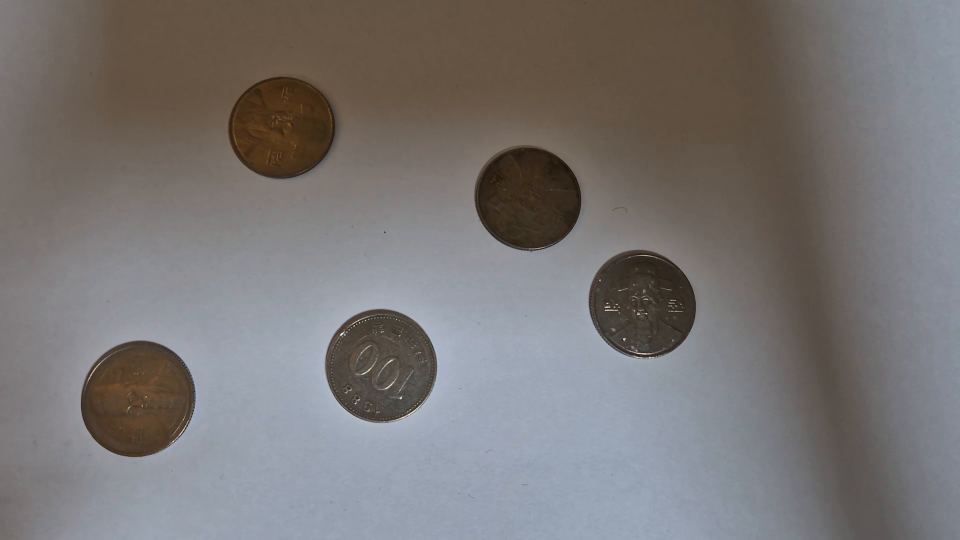
#> input picture frame 9 of coin.mp4, 1920 x 1080 px (shown at 1/2 size)
$ jupyter execute Homework4.ipynb
#> lines starting #> are read from the running program, lines starting #| are printed output that depends on the picture; after the words box and inside, x2 and y2 are one past the last pixel; in counts of white or black regions, pixels touching at a corner belong together
#### Homework4

[cell 1]
import numpy as np

import cv2

[cell 2]
def run_main():
    cap = cv2.VideoCapture("coin.mp4")
    cap.set(cv2.CAP_PROP_FRAME_WIDTH, 1920)
    cap.set(cv2.CAP_PROP_FRAME_HEIGHT, 1080)
    while(True):
        ret, frame = cap.read()
#> frame is the input picture: shape (1080, 1920, 3); mean B, G, R 116.5, 117.2, 120.7
        roi = frame[0:1080, 0:1920]
        gray = cv2.cvtColor(roi, cv2.COLOR_BGR2GRAY)
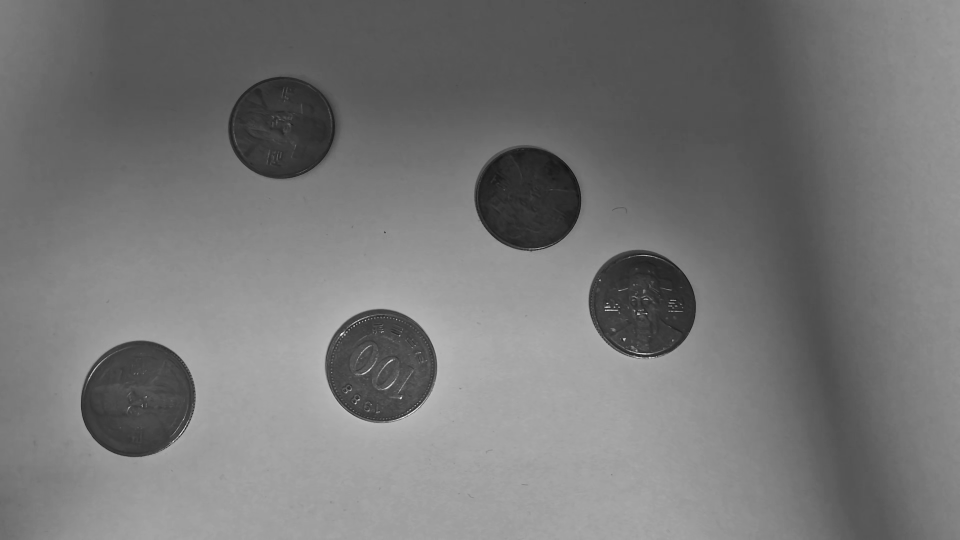
#> gray: shape (1080, 1920) (shown at 1/2 size); min 12, max 253, mean 118.2
        gray_blur = cv2.GaussianBlur(gray, (15, 15), 0)
        thresh = cv2.adaptiveThreshold(gray_blur, 255, cv2.ADAPTIVE_THRESH_GAUSSIAN_C,
                                       cv2.THRESH_BINARY_INV, 11, 1)
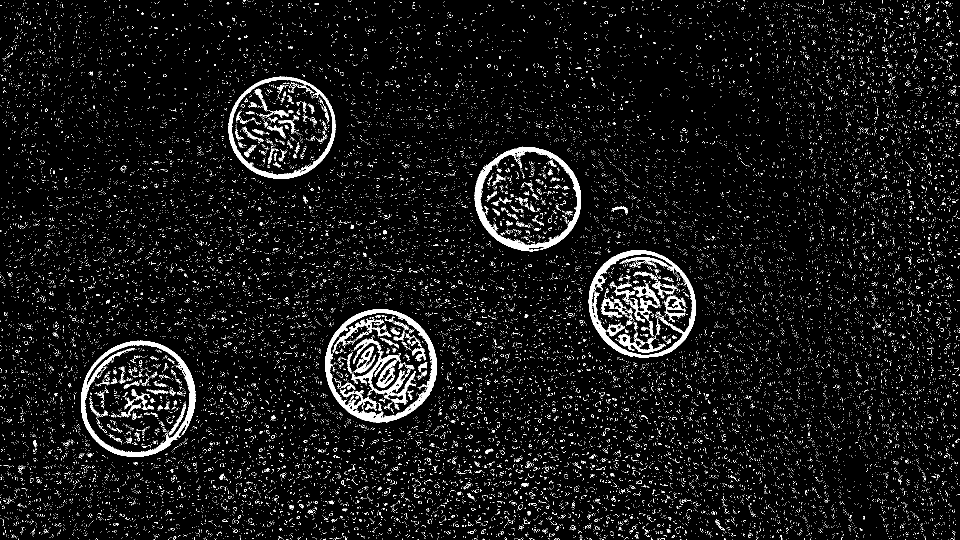
#> thresh: shape (1080, 1920) (shown at 1/2 size); 5.7% white; 27629 white regions (27317 under 20 px), largest, box (x1, y1, x2, y2) and area: (650, 618, 874, 845) 7277, (162, 681, 391, 914) 6879, (949, 293, 1162, 504) 6599
        kernel = np.ones((3, 3), np.uint8)
        closing = cv2.morphologyEx(thresh, cv2.MORPH_CLOSE,
        kernel, iterations=4)
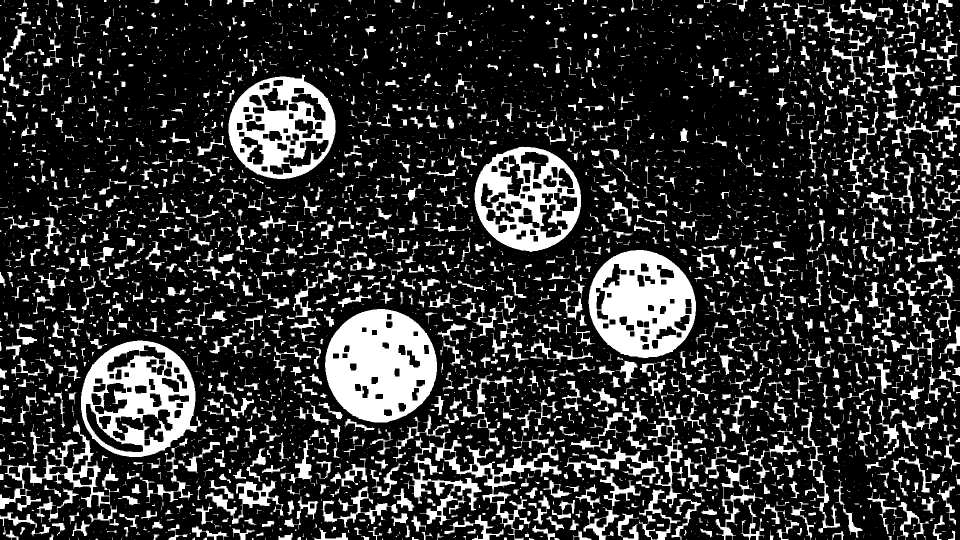
#> closing: shape (1080, 1920) (shown at 1/2 size); 19.8% white; 4802 white regions (3205 under 20 px)
        cont_img = closing.copy()
        contours, hierarchy = cv2.findContours(cont_img, cv2.RETR_EXTERNAL,
                                               cv2.CHAIN_APPROX_SIMPLE)
#> contours = 4789 contours, 3585 with area under 20; largest, box (x1, y1, x2, y2) and area: (162, 681, 405, 914) 41854, (650, 618, 874, 845) 39254, (1177, 500, 1392, 716) 35988, (949, 293, 1162, 504) 34405, (457, 149, 671, 358) 34114
        for cnt in contours:
            area = cv2.contourArea(cnt)
            if area < 30000 or area > 50000:
                continue
            if len(cnt) < 5:
                continue
            ellipse = cv2.fitEllipse(cnt)
            cv2.ellipse(roi, ellipse, (0,255,0), 2)
#> this loop made 4789 passes
#> area on passes 23, 25, 33: 24.5, 26.5, 24
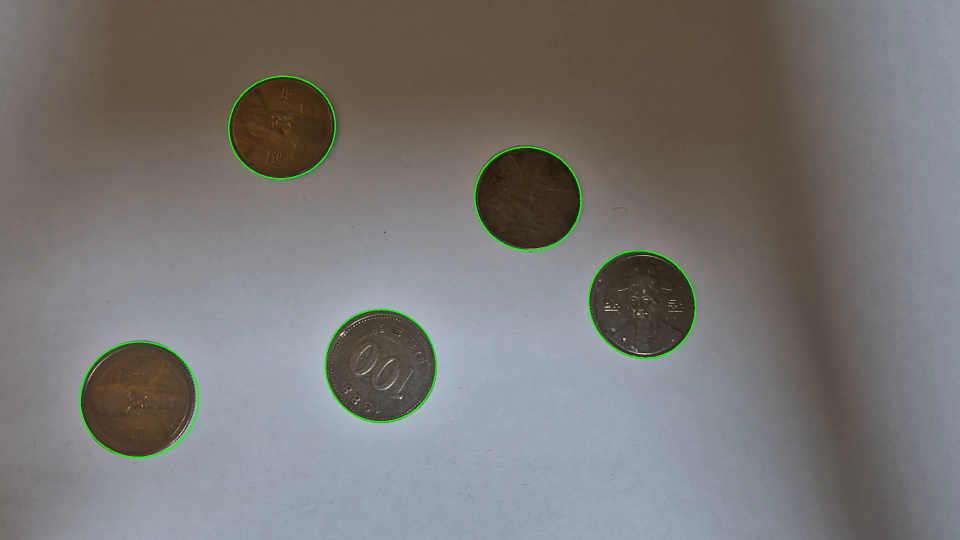
#> roi: shape (1080, 1920, 3) (shown at 1/2 size); 0.49% of pixels changed, all inside (x1, y1, x2, y2) = (159, 151, 1393, 916)
        cv2.imshow("Morphological Closing", closing)
        cv2.imshow("Adaptive Thresholding", thresh)
        cv2.imshow('Contours', roi)
        if cv2.waitKey(1) & 0xFF == ord('q'):
#> (key q is pressed here)
            break
    cap.release()
    cv2.destroyAllWindows()
if __name__ == "__main__":
    run_main()

$ run again, starting later in the video
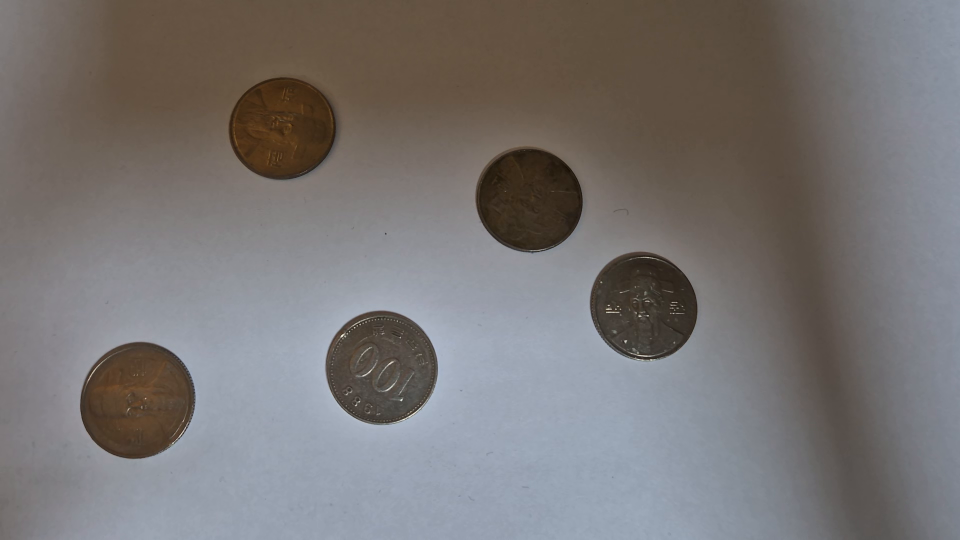
#> input picture frame 42 of coin.mp4, 1920 x 1080 px (shown at 1/2 size)
#> in run_main, frame is the input picture: shape (1080, 1920, 3); mean B, G, R 116.2, 116.7, 120.3
#> in run_main, `thresh = cv2.adaptiveThreshold(gray_blur, 255, cv2.ADAPTIVE_THRESH_GAU..`:
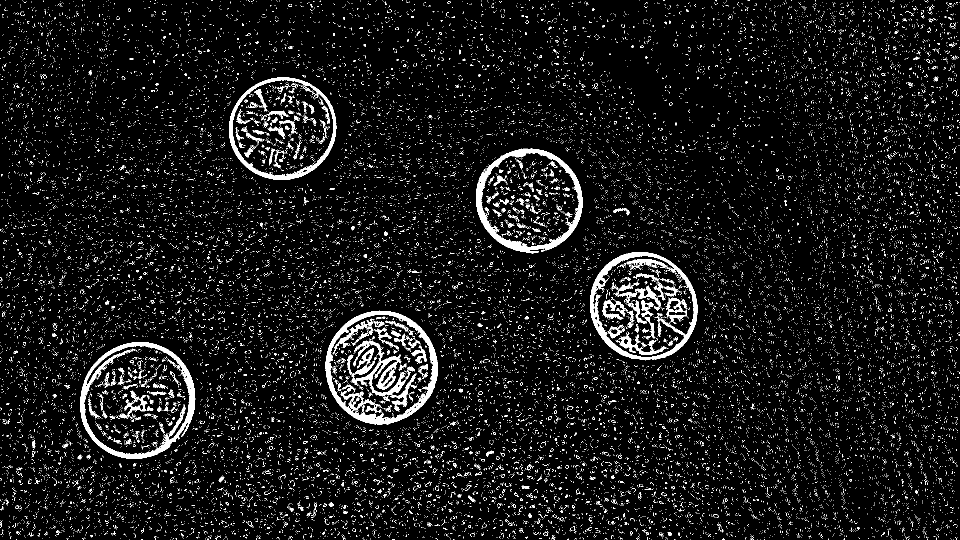
#> thresh: shape (1080, 1920) (shown at 1/2 size); 6% white; 28731 white regions (28405 under 20 px), largest, box (x1, y1, x2, y2) and area: (651, 621, 876, 849) 7607, (160, 684, 391, 918) 6855, (952, 297, 1165, 507) 6589
#> closing: shape (1080, 1920); 20.7% white; 4993 white regions (3304 under 20 px)
#> contours = 4979 contours, 3680 with area under 20; largest, box (x1, y1, x2, y2) and area: (138, 684, 391, 932) 42520, (651, 621, 876, 849) 39489, (1180, 504, 1395, 721) 36178, (952, 297, 1165, 507) 34555, (458, 150, 673, 360) 34420
#> the loop in run_main, `for cnt in contours:` made 4979 passes
#> area on passes 15, 16, 22: 30.5, 24, 34
#> after the loop in run_main, `for cnt in contours:`:
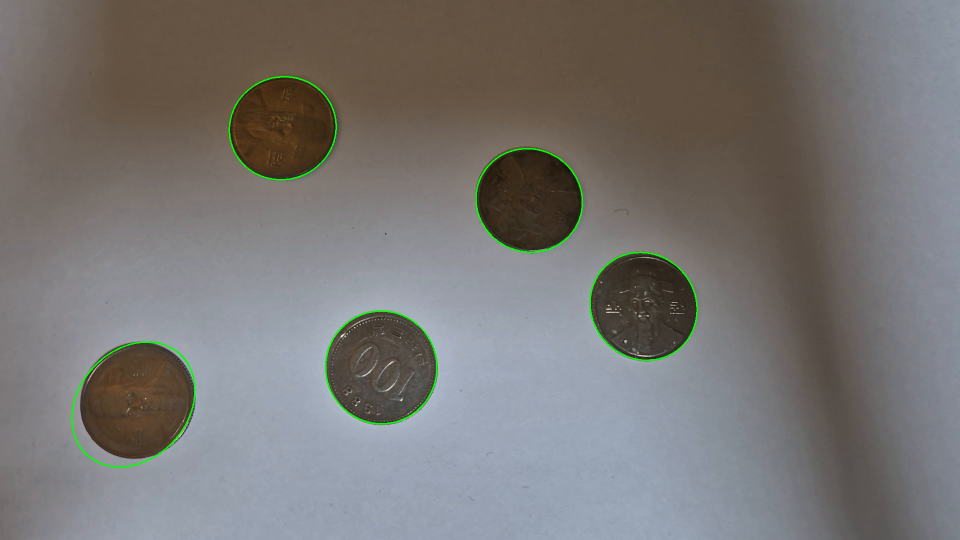
#> roi: shape (1080, 1920, 3) (shown at 1/2 size); 0.5% of pixels changed, all inside (x1, y1, x2, y2) = (142, 152, 1396, 935)

$ run again, starting later in the video
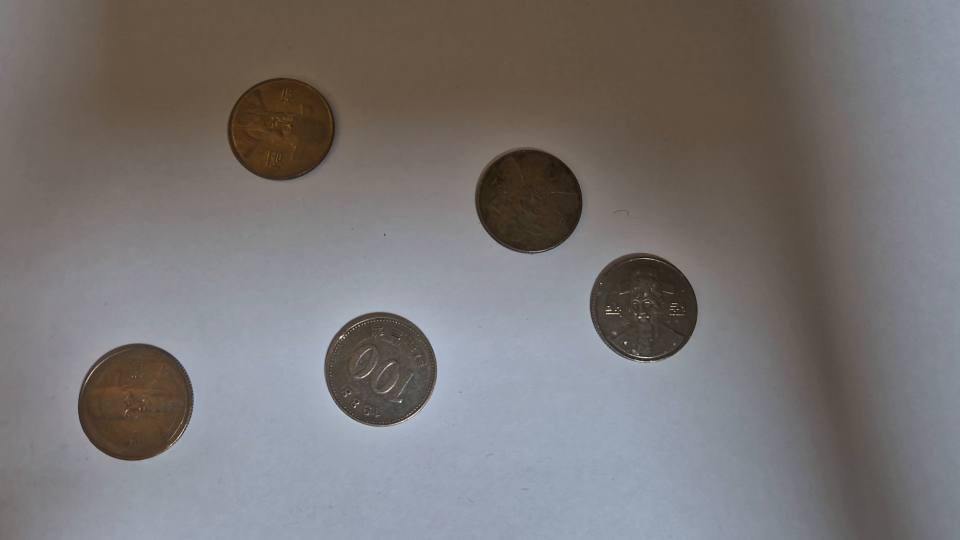
#> input picture frame 75 of coin.mp4, 1920 x 1080 px (shown at 1/2 size)
#> in run_main, frame is the input picture: shape (1080, 1920, 3); mean B, G, R 116.1, 116.6, 120.1
#> in run_main, `thresh = cv2.adaptiveThreshold(gray_blur, 255, cv2.ADAPTIVE_THRESH_GAU..`:
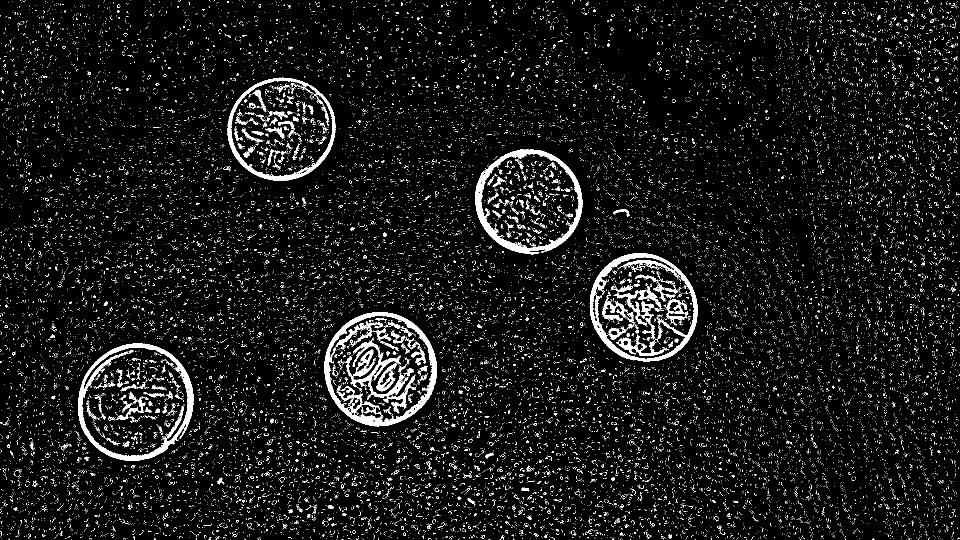
#> thresh: shape (1080, 1920) (shown at 1/2 size); 6% white; 29000 white regions (28675 under 20 px), largest, box (x1, y1, x2, y2) and area: (649, 624, 874, 853) 7674, (156, 687, 387, 922) 6897, (1179, 506, 1395, 724) 6747
#> closing: shape (1080, 1920); 21.3% white; 4778 white regions (3157 under 20 px)
#> contours = 4765 contours, 3509 with area under 20; largest, box (x1, y1, x2, y2) and area: (156, 687, 400, 922) 42518, (649, 624, 874, 853) 39834, (1179, 506, 1395, 724) 36444, (950, 298, 1165, 509) 34844, (455, 152, 679, 361) 34590
#> the loop in run_main, `for cnt in contours:` made 4765 passes
#> area on passes 13, 20, 26: 24, 25.5, 45
#> after the loop in run_main, `for cnt in contours:`:
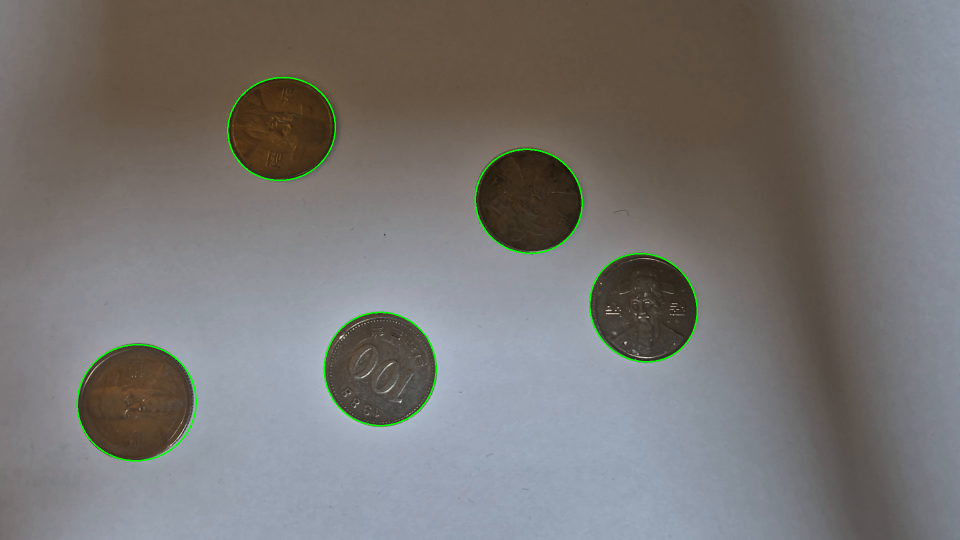
#> roi: shape (1080, 1920, 3) (shown at 1/2 size); 0.49% of pixels changed, all inside (x1, y1, x2, y2) = (153, 153, 1396, 923)
